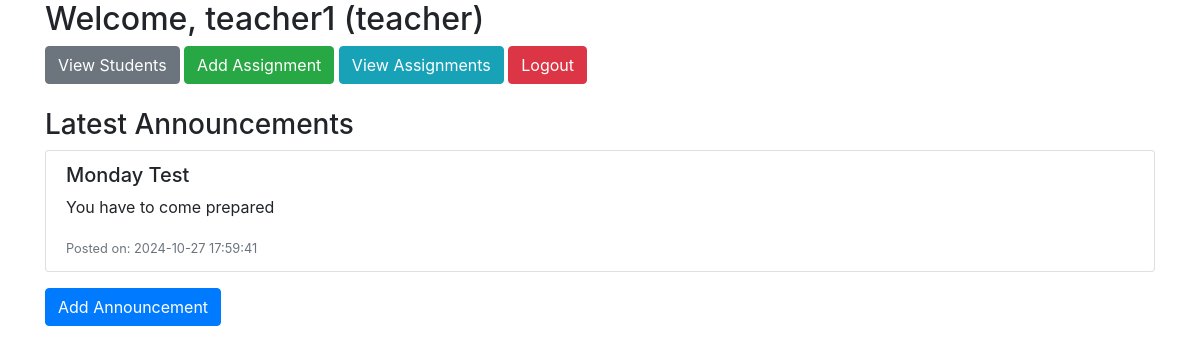
The app's page /dashboard.php (signed in) with its own data.
### tables this page shows
CREATE TABLE `announcements` (
  `id` int(11) NOT NULL,
  `title` varchar(255) NOT NULL,
  `message` text NOT NULL,
  `created_at` timestamp NOT NULL DEFAULT current_timestamp()
);

### dashboard.php (the view, shortened to what this page needs)
<?php
include 'db.php';
$user = $_SESSION['user'];
$sql = "SELECT * FROM announcements ORDER BY created_at DESC LIMIT 5";
$result = $conn->query($sql);
?>
<!DOCTYPE html>
<html lang="en">
<head>
    <link href="https://stackpath.bootstrapcdn.com/bootstrap/4.5.2/css/bootstrap.min.css" rel="stylesheet">
</head>
<body>
    <div class="container">
        <h2>Welcome, <?php echo htmlspecialchars($user['username']); ?> (<?php echo htmlspecialchars($user['role']); ?>)</h2>
        <div class="mb-4">
            <?php if ($user['role'] === 'admin' || $user['role'] === 'teacher'): ?>
                <a href="student_list.php" class="btn btn-secondary">View Students</a>
                <a href="add_assignment.php" class="btn btn-success">Add Assignment</a>
            <?php endif; ?>
            <a href="assignment_list.php" class="btn btn-info">View Assignments</a>
            <a href="logout.php" class="btn btn-danger">Logout</a>
        </div>
        <h3 class="mt-4">Latest Announcements</h3>
        <?php if ($result->num_rows > 0): ?>
            <ul class="list-group">
                <?php while($announcement = $result->fetch_assoc()): ?>
                    <li class="list-group-item">
                        <h5><?php echo htmlspecialchars($announcement['title']); ?></h5>
                        <p><?php echo htmlspecialchars($announcement['message']); ?></p>
                        <small class="text-muted">Posted on: <?php echo $announcement['created_at']; ?></small>
                    </li>
                <?php endwhile; ?>
            </ul>
        <?php else: ?>
            <p>No announcements available.</p>
        <?php endif; ?>
        <?php if ($user['role'] === 'admin' || $user['role'] === 'teacher'): ?>
            <a href="add_announcement.php" class="btn btn-primary mt-3">Add Announcement</a>
        <?php endif; ?>
    </div>
</body>
</html>

### records on screen
announcements: title "Monday Test", message "You have to come prepared", created_at "2024-10-27 17:59:41"

### other values on screen
$user['username'] "teacher1"
$user['role'] "teacher"
